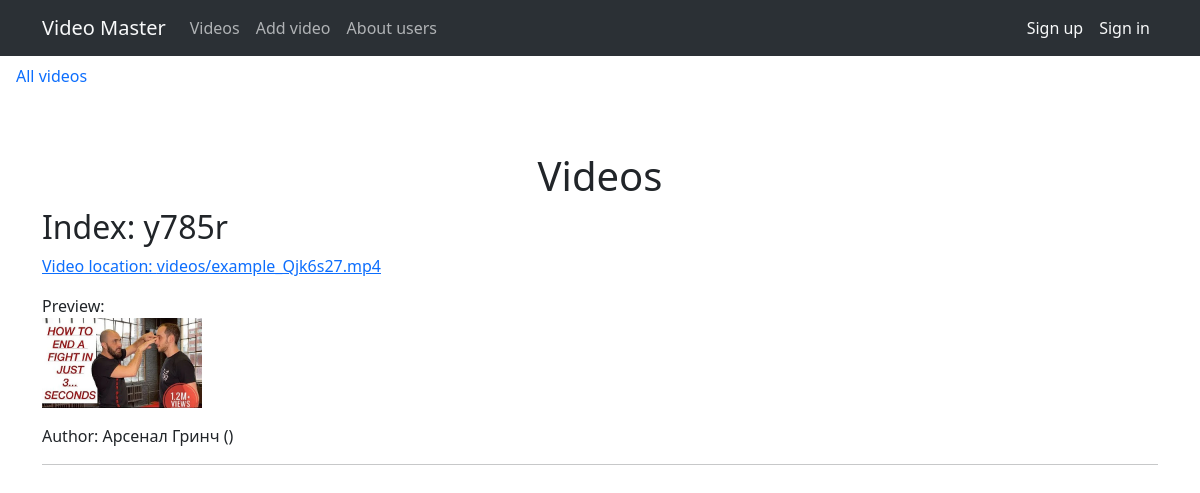
Page /videos/3 on the committed database.
### mainapp/models.py (models this page shows, shortened)
class Video(models.Model):
    index = models.CharField(max_length=255, verbose_name='Индекс')
    slug = models.SlugField(max_length=255, unique=True, db_index=True, verbose_name='URL')
    name = models.CharField(max_length=255, verbose_name='Название')
    video = models.FileField(upload_to='videos/', null=True, validators=[FileExtensionValidator(allowed_extensions=['mov','avi','mp4','webm','mkv'])], verbose_name='Видео')
    preview = models.ImageField(upload_to='previews/', verbose_name='Превьюшка')
    user_id = models.ForeignKey(User, on_delete=models.DO_NOTHING, verbose_name='Автор', related_name='get_videos')
    def get_absolute_url(self):
        return reverse('video', kwargs={'video_slug': self.slug})
    class Meta:
        verbose_name = 'Видео'
        verbose_name_plural = 'Видео'
        ordering = ['pk']

class User(models.Model):
    username = models.CharField(max_length=255, verbose_name='Логин')
    slug = models.SlugField(max_length=255, unique=True, db_index=True, verbose_name='URL')
    first_name = models.CharField(max_length=255, verbose_name='Имя')
    last_name = models.CharField(max_length=255, verbose_name='Фамилия')
    password = models.CharField(max_length=255)
    icon = models.ImageField(upload_to='icons/', verbose_name='Аватар')
    class Meta:
        verbose_name = 'Пользователь/автор'
        verbose_name_plural = 'Пользователи/авторы'
        ordering = ['username', 'last_name', 'first_name']

### mainapp/views.py (the view)
# urls.py: path('videos/<int:user_id>', UserVideos.as_view(), name='user-videos'),
class UserVideos(DataMixin, ListView):
    model = Video
    template_name = 'mainapp/videos.html'
    context_object_name = 'videos'
    allow_empty = False
    def get_context_data(self, *, object_list=None, **kwargs):
        context = super().get_context_data(**kwargs)
        c_def = self.get_user_context(user_selected=context['videos'][0].user_id.pk)
        context = dict(list(context.items()) + list(c_def.items()))
        return context
    def get_queryset(self):
        return Video.objects.filter(user_id__id=self.kwargs['user_id'])

### mainapp/utils.py (called while the page is built)
    def get_user_context(self, **kwargs):
        context = kwargs
        users = User.objects.annotate(Count('get_videos'))
        context['users'] = users
        if 'user_selected' not in context:
            context['user_selected'] = 0
        return context

### mainapp/templates/mainapp/videos.html (shortened to what this page needs)
{% extends 'mainapp/base.html' %}
{% block content %}
    <h1 class="text-center mt-5 pt-5">Videos</h1>
    <ul class="nav flex-column" style="position: absolute; top: 56px; left: 0px;">
        {% if user_selected == 0 %}
            <li class="nav-item nav-link text-dark">
                All videos
            </li>
        {% else %}
            <li class="nav-item">
                <a class="nav-link active" aria-current="page" href="{% url 'videos' %}">All videos</a>
            </li>
        {% endif %}
        {% for user in users %}
            {% if user.get_videos__count > 0 %}
                {% if user_selected == user.id %}
                    <li class="nav-item nav-link text-dark">
                    </li>
                {% else %}
                    <li class="nav-item">
                        <a class="nav-link active" aria-current="page" href="{% url 'user-videos' user.pk %}">{{ user.login }}</a>
                    </li>
                {% endif %}
            {% endif %}
        {% endfor %}
    </ul>
    {% for video in videos %}
        <h2>Index: {{ video.index }}</h2>
        <p><a href="{{ video.get_absolute_url }}">Video location: {{ video.video }}</a></p>
        <div>Preview:</div>
        <p><img src="/media/{{ video.preview }}" alt="" width="160px" height="90px"></p>
        <p>Author: {{ video.user_id.first_name }} {{ video.user_id.last_name }} ({{ video.user_id.login }})</p>
        <hr>
    {% endfor %}
{% endblock %}

### rows in the picture
Video: index "y785r", video "videos/example_Qjk6s27.mp4", preview (placeholder picture), user_id.first_name "Арсенал", user_id.last_name "Гринч"
